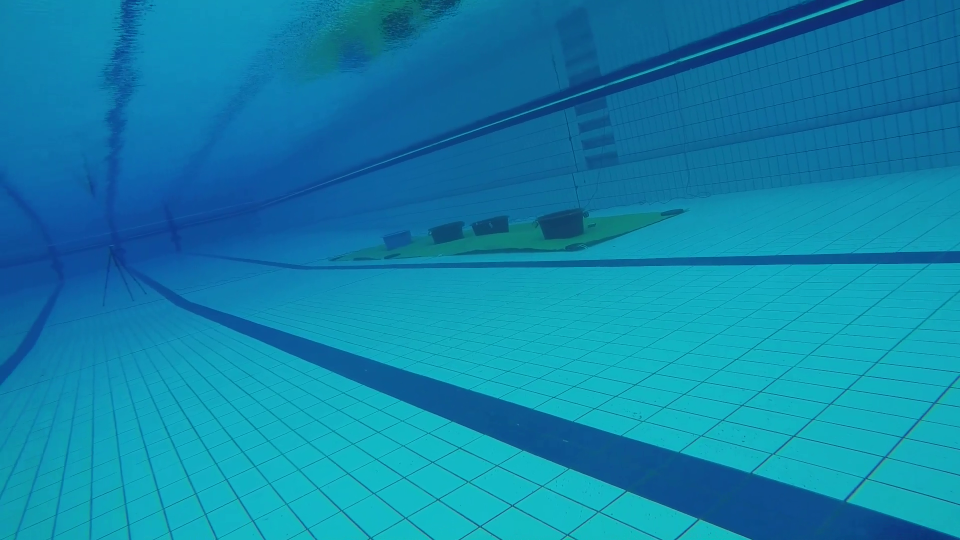
#> input picture InputImages/100.png, 1920 x 1080 px (shown at 1/2 size); its folder holds only this picture in this run
$ python -i qualification_gate.py   (imports and definitions only)
#> lines starting #> are read from the running program, lines starting #| are printed output that depends on the picture; after the words box and inside, x2 and y2 are one past the last pixel; in counts of white or black regions, pixels touching at a corner belong together
#> further down, picture is the input picture: shape (1080, 1920, 3); mean B, G, R 170.1, 132.6, 15.6
from cmath import rect
from lib2to3.pgen2.pgen import generate_grammar
from queue import Empty
import re
from reprlib import recursive_repr
from turtle import pos
import cv2
import numpy as np
import array as arr
import os
import natsort


# Image preprocessing
def RecoverHE(sceneRadiance):
    clahe = cv2.createCLAHE(clipLimit=2, tileGridSize=(4, 4))
    for i in range(3):
        sceneRadiance[:, :, i] =  cv2.equalizeHist(sceneRadiance[:, :, i])
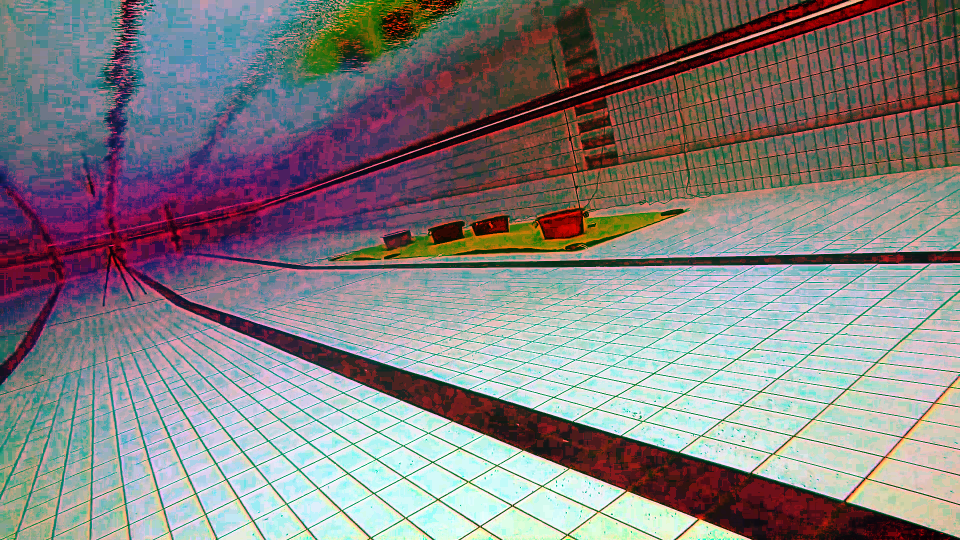
#> sceneRadiance: shape (1080, 1920, 3) (shown at 1/2 size); mean B, G, R 129.7, 128.8, 133
        #sceneRadiance[:, :, i] = clahe.apply((sceneRadiance[:, :, i]))
    return sceneRadiance

def img_preprocessing(img):
    frame = RecoverHE(img)

    # [10 lines of commented-out code are left out]
    frame = cv2.cvtColor(frame, cv2.COLOR_BGR2LAB)
#> frame: shape (1080, 1920, 3); mean of channels 0, 1, 2 139, 131.9, 130.1

    # Color filtering
    Min = np.array([  0, 170, 0])
    Max = np.array([ 255, 255, 255])
    mask = cv2.inRange(frame, Min, Max)
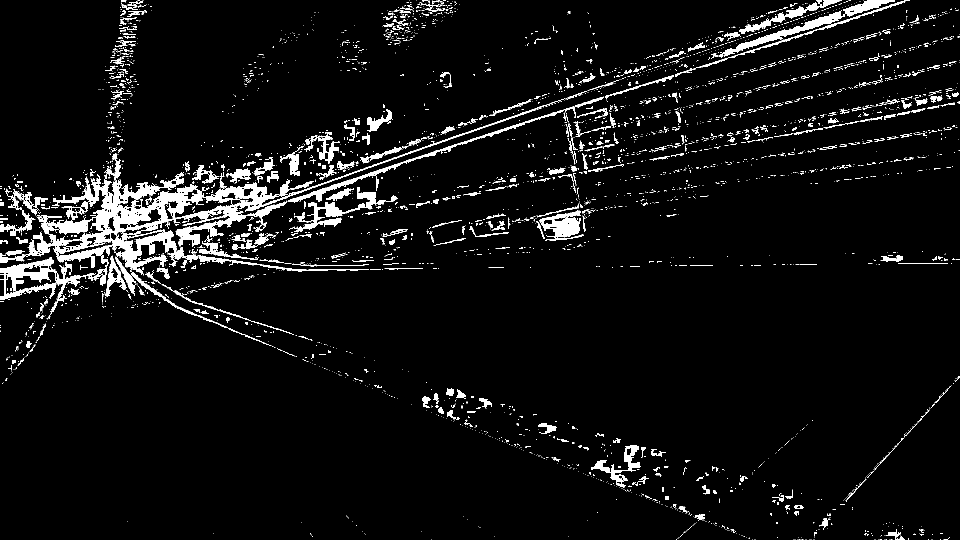
#> mask: shape (1080, 1920) (shown at 1/2 size); 5.8% white; 4313 white regions (3816 under 20 px), largest, box (x1, y1, x2, y2) and area: (0, 197, 1131, 638) 43678, (1438, 0, 1790, 116) 4601, (575, 213, 1152, 406) 3572
    result = cv2.bitwise_and(frame, frame, mask=mask)
#> result: shape (1080, 1920, 3); mean of channels 0, 1, 2 5.6, 10.3, 8.1

    # [6 lines of commented-out code are left out]
    thresh = 0
    maxValue = 255
    processed_frame, thresholding_image = cv2.threshold(result, thresh, maxValue, cv2.THRESH_BINARY)
#> thresholding_image: shape (1080, 1920, 3); mean of channels 0, 1, 2 14.8, 14.8, 14.8
#> processed_frame = 0

    thresholding_image = cv2.cvtColor(thresholding_image, cv2.COLOR_BGR2GRAY)
    thresholding_image= cv2.dilate(thresholding_image,(9,9), iterations=10)
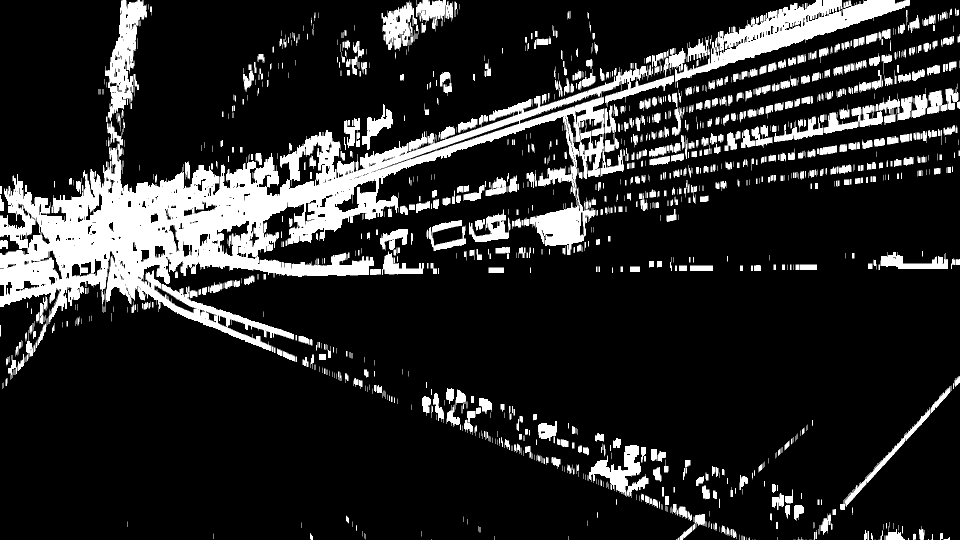
#> thresholding_image: shape (1080, 1920) (shown at 1/2 size); 16.3% white; 1367 white regions (481 under 20 px), largest, box (x1, y1, x2, y2) and area: (0, 126, 1348, 702) 165332, (1350, 0, 1820, 175) 21899, (210, 0, 294, 242) 8711

    cv2.imshow('Thresholding',thresholding_image )
    cv2.waitKey(0)

    return thresholding_image

# [12 lines left out: function order_points, not called in this run]

class Rectangle():
    # [157 lines left out: functions __init__, drawing, find_rectangle, not called in this run]


class Gate():
    # [102 lines left out: functions __init__, set_behaviour, turn_left, turn_right, front, not called in this run]
        #return self.distance

    def center_front(self):
        self.distance = 0
        print("center_front: ", self.distance)
        #return self.distance

    def stop(self):
        print("stop")


# [216 lines left out: function check_global_status, not called in this run]


#path = "/home/kyapo/Desktop/navigation/stereo_calibration/pooltesting_stereo_video_27_8/q_gate4/"
#path = '.\\q_gate3\\'
path = '.\\q_gate1\\q_gate1\\'
# [1 line that did not run here, left out]
# [1 line that did not run here, left out]

height = 720
middle = 1280
width = 2560

gate_count = 0
ready_pass = False
c_gate = False
detec_err_count = False
gate_dataset = []

# [45 lines not run here, left out]


>>> import cv2
>>> picture = cv2.imread('InputImages/100.png')
>>> result = img_preprocessing(picture)

$ run again, on InputImages/127.png
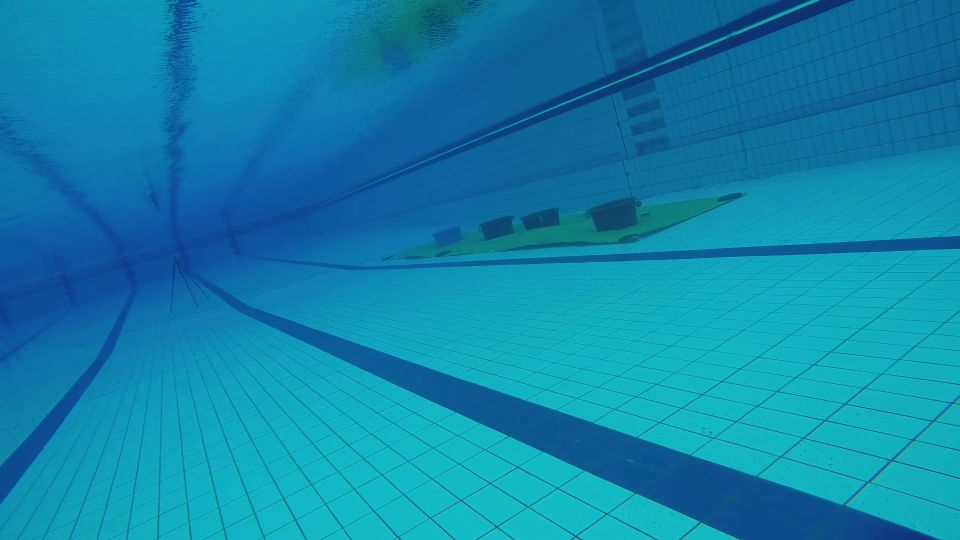
#> input picture InputImages/127.png, 1920 x 1080 px (shown at 1/2 size)
#> picture is the input picture: shape (1080, 1920, 3); mean B, G, R 171.4, 132.7, 15.6
#> frame: shape (1080, 1920, 3); mean of channels 0, 1, 2 139.3, 132.1, 130.4
#> in img_preprocessing, `mask = cv2.inRange(frame, Min, Max)`:
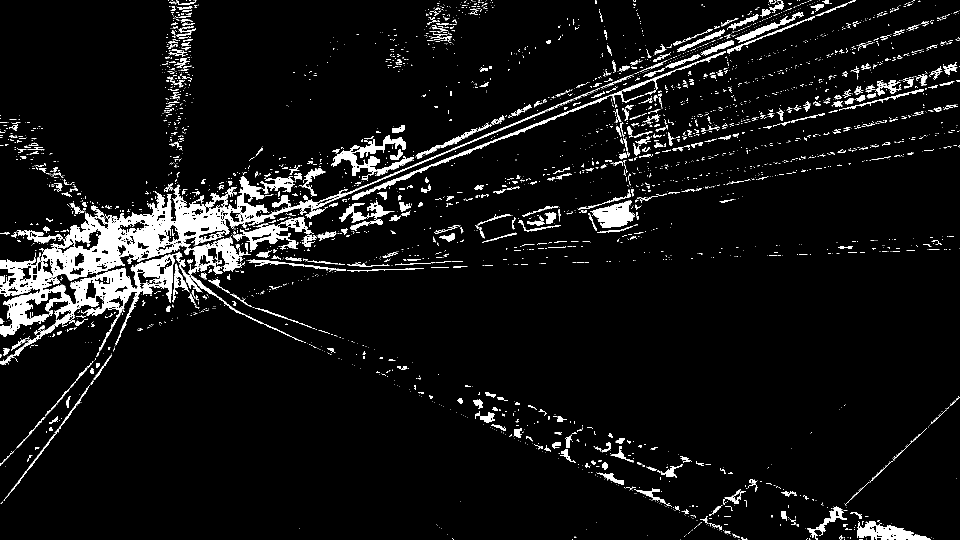
#> mask: shape (1080, 1920) (shown at 1/2 size); 6.7% white; 4091 white regions (3489 under 20 px), largest, box (x1, y1, x2, y2) and area: (0, 176, 1200, 730) 52639, (704, 102, 1452, 400) 4116, (662, 270, 828, 352) 4090
#> result: shape (1080, 1920, 3); mean of channels 0, 1, 2 6.4, 12, 9.4
#> processed_frame = 0
#> in img_preprocessing, `thresholding_image= cv2.dilate(thresholding_image,(9,9), iterations=10)`:
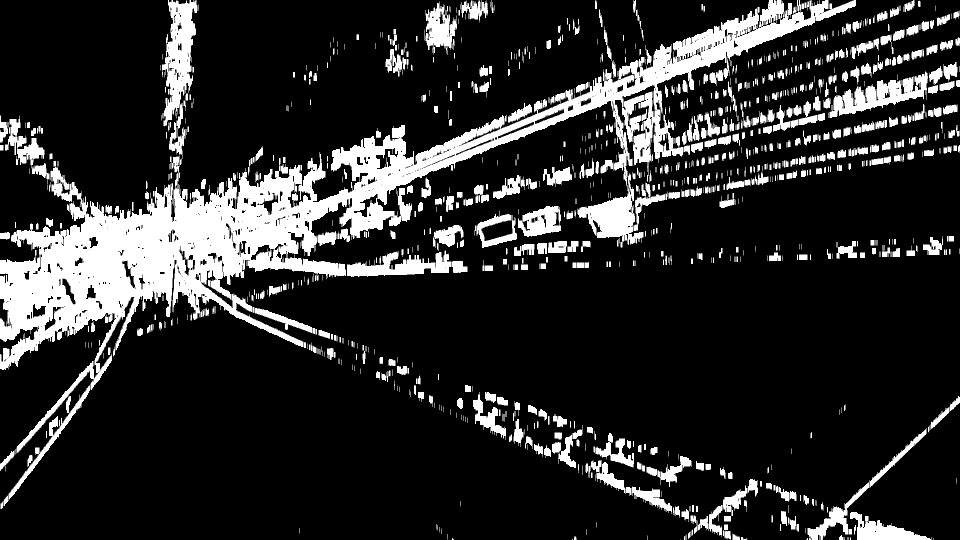
#> thresholding_image: shape (1080, 1920) (shown at 1/2 size); 17.4% white; 1206 white regions (410 under 20 px), largest, box (x1, y1, x2, y2) and area: (0, 0, 1712, 906) 200054, (324, 0, 395, 257) 9827, (1659, 143, 1856, 236) 7513

$ run again, on InputImages/131.png
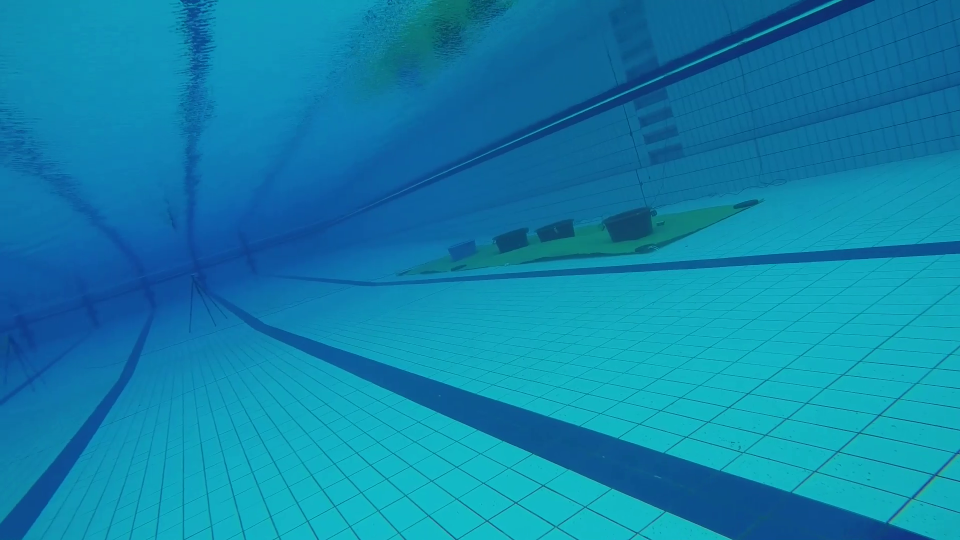
#> input picture InputImages/131.png, 1920 x 1080 px (shown at 1/2 size)
#> picture is the input picture: shape (1080, 1920, 3); mean B, G, R 170.5, 131.5, 15.1
#> frame: shape (1080, 1920, 3); mean of channels 0, 1, 2 139.3, 132.1, 130.3
#> in img_preprocessing, `mask = cv2.inRange(frame, Min, Max)`:
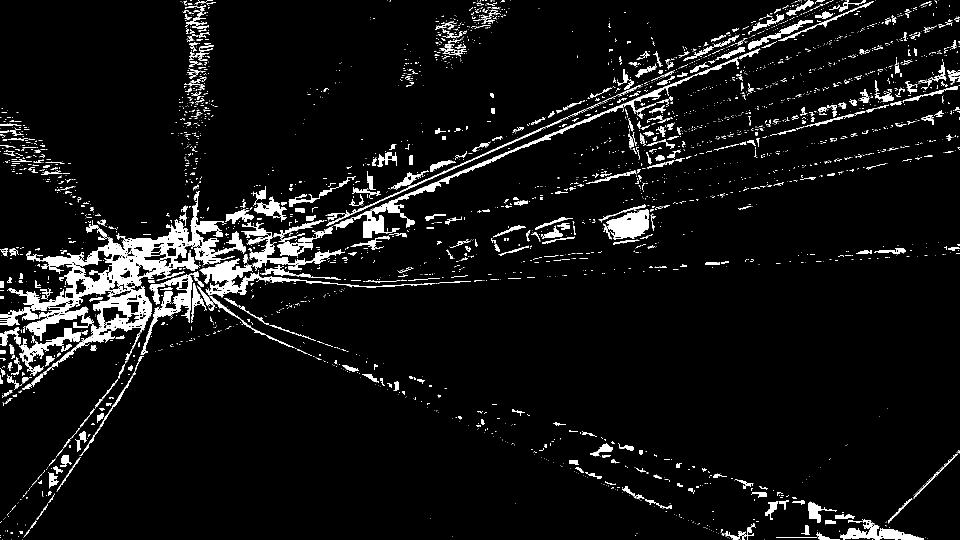
#> mask: shape (1080, 1920) (shown at 1/2 size); 6.5% white; 3920 white regions (3305 under 20 px), largest, box (x1, y1, x2, y2) and area: (0, 406, 492, 738) 31020, (744, 115, 1478, 435) 5391, (281, 543, 408, 710) 4079
#> result: shape (1080, 1920, 3); mean of channels 0, 1, 2 6.4, 11.5, 9.1
#> processed_frame = 0
#> in img_preprocessing, `thresholding_image= cv2.dilate(thresholding_image,(9,9), iterations=10)`:
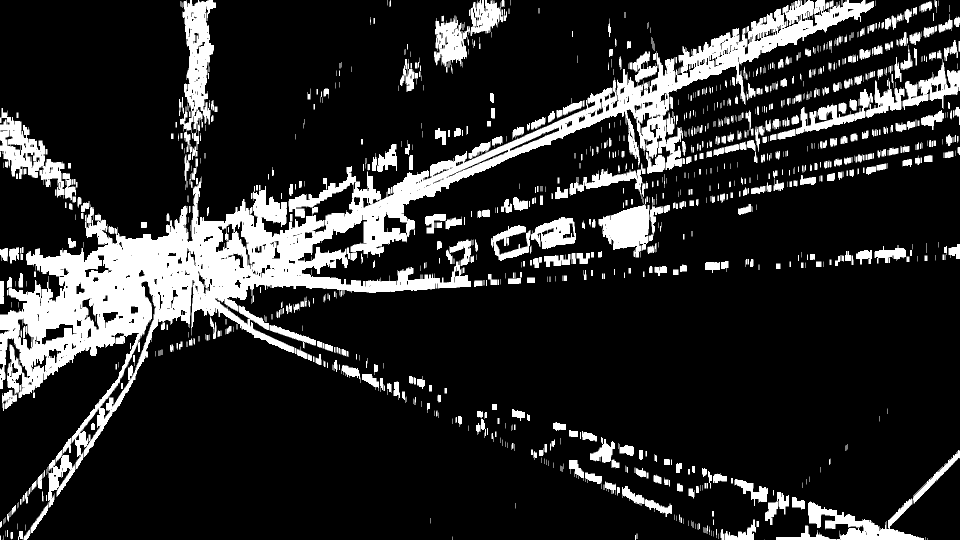
#> thresholding_image: shape (1080, 1920) (shown at 1/2 size); 17% white; 1181 white regions (401 under 20 px), largest, box (x1, y1, x2, y2) and area: (0, 0, 1748, 940) 195135, (360, 0, 432, 306) 10994, (0, 216, 129, 397) 8353
